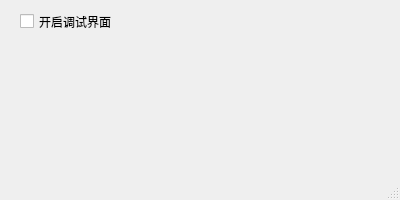
<?xml version="1.0" encoding="UTF-8"?>
<ui version="4.0">
 <class>MainWindow</class>
 <widget class="QMainWindow" name="MainWindow">
  <property name="geometry">
   <rect>
    <x>0</x>
    <y>0</y>
    <width>400</width>
    <height>200</height>
   </rect>
  </property>
  <property name="sizePolicy">
   <sizepolicy hsizetype="Preferred" vsizetype="Preferred">
    <horstretch>0</horstretch>
    <verstretch>0</verstretch>
   </sizepolicy>
  </property>
  <property name="windowTitle">
   <string>植物大战僵尸自动收集阳光</string>
  </property>
  <widget class="QWidget" name="centralwidget">
   <widget class="QCheckBox" name="checkBox">
    <property name="geometry">
     <rect>
      <x>20</x>
      <y>10</y>
      <width>121</width>
      <height>23</height>
     </rect>
    </property>
    <property name="text">
     <string>开启调试界面</string>
    </property>
   </widget>
  </widget>
  <widget class="QMenuBar" name="menubar">
   <property name="geometry">
    <rect>
     <x>0</x>
     <y>0</y>
     <width>400</width>
     <height>25</height>
    </rect>
   </property>
  </widget>
  <widget class="QStatusBar" name="statusbar"/>
 </widget>
 <resources/>
 <connections/>
</ui>
